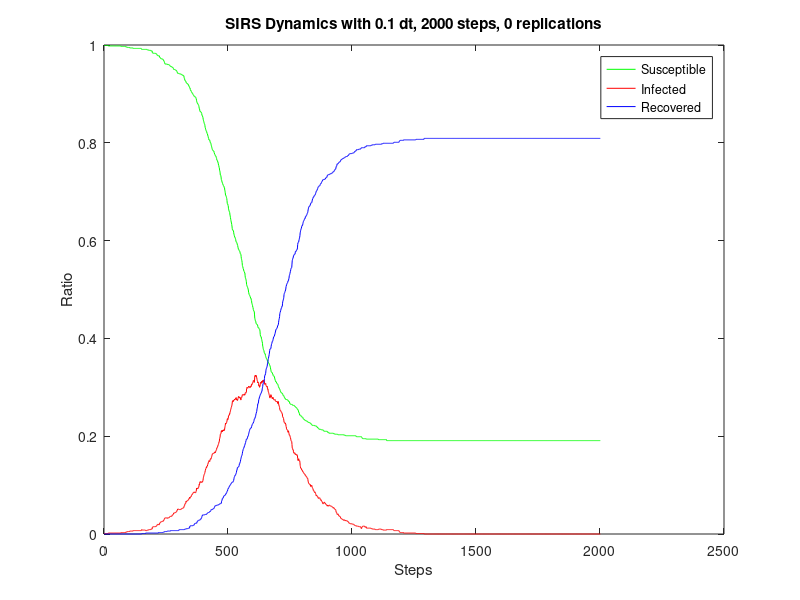

Here is the MATLAB script that generated this plot:
steps = 2000;
dt = 0.1;
replications = 0;
dynamics = [
0.999,0.001,0.000;
0.999,0.001,0.000;
0.999,0.001,0.000;
0.999,0.001,0.000;
0.999,0.001,0.000;
0.999,0.001,0.000;
0.999,0.001,0.000;
0.999,0.001,0.000;
0.999,0.001,0.000;
0.999,0.001,0.000;
0.999,0.001,0.000;
0.999,0.001,0.000;
0.999,0.001,0.000;
0.999,0.001,0.000;
0.999,0.001,0.000;
0.999,0.001,0.000;
0.998,0.002,0.000;
0.998,0.002,0.000;
0.998,0.002,0.000;
0.998,0.002,0.000;
0.998,0.002,0.000;
0.998,0.002,0.000;
0.998,0.002,0.000;
0.998,0.002,0.000;
0.998,0.002,0.000;
0.998,0.002,0.000;
0.998,0.002,0.000;
0.998,0.002,0.000;
0.998,0.002,0.000;
0.998,0.002,0.000;
0.998,0.002,0.000;
0.998,0.002,0.000;
0.998,0.002,0.000;
0.998,0.002,0.000;
0.998,0.002,0.000;
0.998,0.002,0.000;
0.998,0.002,0.000;
0.998,0.002,0.000;
0.998,0.002,0.000;
0.998,0.002,0.000;
0.998,0.002,0.000;
0.998,0.002,0.000;
0.998,0.002,0.000;
0.998,0.002,0.000;
0.998,0.002,0.000;
0.998,0.002,0.000;
0.998,0.002,0.000;
0.998,0.002,0.000;
0.998,0.002,0.000;
0.998,0.002,0.000;
0.998,0.002,0.000;
0.998,0.002,0.000;
0.998,0.002,0.000;
0.998,0.002,0.000;
0.998,0.002,0.000;
0.998,0.002,0.000;
0.998,0.002,0.000;
0.998,0.002,0.000;
0.998,0.002,0.000;
0.998,0.002,0.000;
0.998,0.002,0.000;
0.998,0.002,0.000;
0.998,0.002,0.000;
0.998,0.002,0.000;
0.998,0.002,0.000;
0.998,0.002,0.000;
0.998,0.002,0.000;
0.998,0.002,0.000;
0.997,0.003,0.000;
0.997,0.003,0.000;
0.997,0.003,0.000;
0.997,0.003,0.000;
0.997,0.003,0.000;
0.997,0.003,0.000;
0.997,0.003,0.000;
0.997,0.003,0.000;
0.997,0.003,0.000;
0.997,0.003,0.000;
0.997,0.003,0.000;
0.997,0.003,0.000;
0.997,0.003,0.000;
0.997,0.003,0.000;
0.997,0.003,0.000;
0.997,0.003,0.000;
0.997,0.003,0.000;
0.997,0.003,0.000;
0.997,0.003,0.000;
0.996,0.004,0.000;
0.996,0.004,0.000;
0.996,0.004,0.000;
0.996,0.004,0.000;
0.996,0.004,0.000;
0.996,0.004,0.000;
0.995,0.005,0.000;
0.995,0.005,0.000;
0.995,0.005,0.000;
0.995,0.005,0.000;
0.995,0.005,0.000;
0.995,0.005,0.000;
0.995,0.005,0.000;
0.995,0.005,0.000;
0.995,0.005,0.000;
0.995,0.005,0.000;
0.994,0.006,0.000;
0.994,0.006,0.000;
0.994,0.006,0.000;
0.994,0.006,0.000;
0.994,0.006,0.000;
0.994,0.006,0.000;
0.994,0.006,0.000;
0.994,0.006,0.000;
0.994,0.006,0.000;
0.994,0.006,0.000;
0.994,0.006,0.000;
0.994,0.006,0.000;
0.994,0.006,0.000;
0.994,0.006,0.000;
0.993,0.007,0.000;
0.993,0.007,0.000;
0.993,0.007,0.000;
0.993,0.007,0.000;
0.993,0.007,0.000;
0.993,0.007,0.000;
0.993,0.007,0.000;
0.993,0.007,0.000;
0.993,0.007,0.000;
0.993,0.007,0.000;
0.993,0.007,0.000;
0.993,0.007,0.000;
0.993,0.007,0.000;
0.993,0.007,0.000;
0.993,0.007,0.000;
0.993,0.007,0.000;
0.993,0.007,0.000;
0.993,0.007,0.000;
0.993,0.007,0.000;
0.993,0.007,0.000;
0.993,0.007,0.000;
0.993,0.007,0.000;
0.993,0.007,0.000;
0.993,0.007,0.000;
0.993,0.007,0.000;
0.993,0.007,0.000;
0.993,0.007,0.000;
0.993,0.007,0.000;
0.993,0.007,0.000;
0.993,0.007,0.000;
0.993,0.007,0.000;
0.993,0.007,0.000;
0.993,0.007,0.000;
0.992,0.008,0.000;
0.991,0.009,0.000;
0.991,0.008,0.001;
0.991,0.008,0.001;
0.991,0.008,0.001;
0.991,0.008,0.001;
0.991,0.008,0.001;
0.991,0.008,0.001;
0.991,0.008,0.001;
0.991,0.008,0.001;
0.991,0.008,0.001;
0.991,0.008,0.001;
0.991,0.008,0.001;
0.991,0.008,0.001;
0.991,0.008,0.001;
0.991,0.008,0.001;
0.991,0.008,0.001;
0.991,0.007,0.002;
0.991,0.007,0.002;
0.991,0.007,0.002;
0.991,0.007,0.002;
0.991,0.007,0.002;
0.991,0.007,0.002;
0.990,0.008,0.002;
0.990,0.008,0.002;
0.990,0.008,0.002;
0.990,0.008,0.002;
0.990,0.008,0.002;
0.990,0.008,0.002;
0.990,0.008,0.002;
0.989,0.009,0.002;
0.989,0.009,0.002;
0.989,0.009,0.002;
0.989,0.009,0.002;
0.989,0.009,0.002;
0.989,0.009,0.002;
0.989,0.009,0.002;
0.989,0.009,0.002;
0.988,0.010,0.002;
0.988,0.010,0.002;
0.988,0.010,0.002;
0.988,0.010,0.002;
0.988,0.010,0.002;
0.988,0.010,0.002;
0.984,0.014,0.002;
0.984,0.014,0.002;
0.984,0.014,0.002;
0.983,0.015,0.002;
0.983,0.015,0.002;
0.983,0.015,0.002;
0.983,0.015,0.002;
0.983,0.015,0.002;
0.983,0.015,0.002;
0.983,0.015,0.002;
0.983,0.015,0.002;
0.983,0.015,0.002;
0.983,0.015,0.002;
0.983,0.015,0.002;
0.982,0.016,0.002;
0.982,0.016,0.002;
0.982,0.016,0.002;
0.982,0.016,0.002;
0.981,0.017,0.002;
0.979,0.019,0.002;
0.979,0.019,0.002;
0.979,0.019,0.002;
0.978,0.020,0.002;
0.978,0.020,0.002;
0.978,0.020,0.002;
0.978,0.019,0.003;
0.978,0.019,0.003;
0.978,0.019,0.003;
0.978,0.019,0.003;
0.975,0.022,0.003;
0.975,0.022,0.003;
0.974,0.023,0.003;
0.974,0.023,0.003;
0.973,0.024,0.003;
0.972,0.025,0.003;
0.972,0.025,0.003;
0.972,0.025,0.003;
0.972,0.025,0.003;
0.972,0.025,0.003;
0.971,0.026,0.003;
0.971,0.026,0.003;
0.971,0.026,0.003;
0.971,0.026,0.003;
0.971,0.026,0.003;
0.970,0.026,0.004;
0.968,0.028,0.004;
0.968,0.028,0.004;
0.968,0.028,0.004;
0.966,0.030,0.004;
0.964,0.032,0.004;
0.963,0.032,0.005;
0.961,0.033,0.005;
0.961,0.033,0.005;
0.961,0.033,0.005;
0.961,0.033,0.005;
0.961,0.033,0.005;
0.961,0.033,0.005;
0.961,0.033,0.005;
0.961,0.033,0.005;
0.961,0.033,0.005;
0.961,0.032,0.006;
0.960,0.033,0.006;
0.960,0.033,0.006;
0.960,0.033,0.006;
0.960,0.033,0.006;
0.960,0.033,0.006;
0.960,0.033,0.006;
0.960,0.033,0.006;
0.959,0.034,0.006;
0.959,0.034,0.006;
0.958,0.035,0.006;
0.957,0.036,0.006;
0.957,0.036,0.006;
0.957,0.036,0.006;
0.956,0.036,0.007;
0.956,0.036,0.007;
0.956,0.036,0.007;
0.956,0.036,0.007;
0.956,0.036,0.007;
0.955,0.037,0.007;
0.954,0.039,0.007;
0.954,0.039,0.007;
0.954,0.039,0.007;
0.954,0.039,0.007;
0.953,0.040,0.007;
0.952,0.041,0.007;
0.950,0.043,0.007;
0.950,0.043,0.007;
0.950,0.043,0.007;
0.950,0.043,0.007;
0.950,0.043,0.007;
0.950,0.043,0.007;
0.949,0.044,0.007;
0.949,0.044,0.007;
0.949,0.044,0.007;
0.948,0.045,0.007;
0.948,0.045,0.007;
0.948,0.045,0.007;
0.947,0.046,0.007;
0.946,0.047,0.007;
0.944,0.049,0.007;
0.944,0.049,0.007;
0.942,0.051,0.007;
0.942,0.051,0.007;
0.942,0.051,0.007;
0.942,0.051,0.007;
0.942,0.051,0.007;
0.942,0.050,0.008;
0.941,0.050,0.009;
0.941,0.050,0.009;
0.941,0.050,0.009;
0.941,0.050,0.009;
0.941,0.050,0.009;
0.941,0.050,0.009;
0.941,0.050,0.009;
0.940,0.051,0.009;
0.940,0.051,0.009;
0.940,0.051,0.009;
0.940,0.051,0.009;
0.939,0.052,0.009;
0.939,0.052,0.009;
0.938,0.053,0.009;
0.938,0.053,0.009;
0.938,0.053,0.009;
0.938,0.053,0.009;
0.938,0.053,0.009;
0.937,0.054,0.009;
0.937,0.054,0.009;
0.933,0.057,0.009;
0.932,0.058,0.009;
0.931,0.058,0.010;
0.928,0.061,0.010;
0.927,0.062,0.010;
0.927,0.062,0.010;
0.926,0.063,0.010;
0.926,0.063,0.010;
0.923,0.067,0.010;
0.923,0.066,0.011;
0.922,0.067,0.011;
0.922,0.067,0.011;
0.921,0.068,0.011;
0.921,0.068,0.011;
0.921,0.068,0.011;
0.920,0.069,0.011;
0.920,0.069,0.011;
0.918,0.070,0.012;
0.918,0.070,0.012;
0.916,0.072,0.012;
0.916,0.072,0.012;
0.915,0.073,0.012;
0.913,0.075,0.012;
0.912,0.073,0.016;
0.912,0.073,0.016;
0.909,0.075,0.016;
0.907,0.076,0.017;
0.907,0.076,0.017;
0.907,0.076,0.017;
0.905,0.078,0.017;
0.904,0.079,0.017;
0.903,0.080,0.017;
0.903,0.080,0.017;
0.901,0.082,0.017;
0.901,0.082,0.017;
0.900,0.083,0.017;
0.899,0.084,0.017;
0.898,0.084,0.018;
0.897,0.085,0.018;
0.897,0.085,0.018;
0.896,0.086,0.018;
0.895,0.086,0.019;
0.894,0.085,0.021;
0.894,0.085,0.021;
0.894,0.085,0.021;
0.894,0.084,0.022;
0.894,0.084,0.022;
0.893,0.085,0.022;
0.891,0.087,0.022;
0.890,0.088,0.022;
0.887,0.092,0.022;
0.884,0.094,0.022;
0.883,0.092,0.025;
0.882,0.093,0.025;
0.880,0.094,0.026;
0.880,0.094,0.026;
0.880,0.093,0.027;
0.878,0.094,0.028;
0.877,0.095,0.028;
0.876,0.096,0.028;
0.874,0.098,0.028;
0.870,0.102,0.028;
0.870,0.101,0.029;
0.867,0.104,0.029;
0.864,0.107,0.029;
0.864,0.107,0.029;
0.864,0.107,0.029;
0.863,0.107,0.030;
0.863,0.105,0.032;
0.862,0.106,0.032;
0.862,0.106,0.032;
0.860,0.106,0.034;
0.856,0.107,0.036;
0.856,0.106,0.037;
0.855,0.106,0.039;
0.853,0.108,0.039;
0.852,0.109,0.039;
0.848,0.113,0.039;
0.846,0.116,0.039;
0.844,0.118,0.039;
0.842,0.120,0.039;
0.840,0.122,0.039;
0.839,0.123,0.039;
0.838,0.124,0.039;
0.835,0.126,0.040;
0.831,0.129,0.040;
0.830,0.130,0.040;
0.827,0.133,0.040;
0.826,0.134,0.040;
0.825,0.135,0.040;
0.823,0.137,0.040;
0.823,0.136,0.041;
0.820,0.139,0.041;
0.819,0.139,0.042;
0.818,0.139,0.043;
0.816,0.142,0.043;
0.814,0.144,0.043;
0.813,0.144,0.044;
0.810,0.147,0.044;
0.809,0.148,0.044;
0.806,0.150,0.044;
0.806,0.150,0.044;
0.806,0.149,0.045;
0.806,0.148,0.046;
0.804,0.150,0.046;
0.802,0.152,0.046;
0.800,0.154,0.046;
0.800,0.153,0.047;
0.799,0.153,0.048;
0.796,0.154,0.050;
0.794,0.156,0.050;
0.792,0.158,0.050;
0.790,0.160,0.050;
0.788,0.162,0.050;
0.786,0.164,0.050;
0.785,0.164,0.051;
0.785,0.164,0.051;
0.784,0.165,0.051;
0.783,0.165,0.052;
0.783,0.165,0.052;
0.783,0.165,0.052;
0.780,0.166,0.053;
0.779,0.166,0.054;
0.777,0.166,0.056;
0.776,0.168,0.056;
0.775,0.166,0.058;
0.774,0.168,0.058;
0.773,0.169,0.058;
0.773,0.169,0.058;
0.771,0.171,0.058;
0.770,0.172,0.058;
0.768,0.173,0.059;
0.765,0.176,0.059;
0.764,0.177,0.059;
0.764,0.177,0.059;
0.763,0.178,0.059;
0.760,0.181,0.059;
0.760,0.181,0.059;
0.757,0.183,0.060;
0.754,0.185,0.060;
0.753,0.186,0.060;
0.750,0.189,0.060;
0.749,0.189,0.061;
0.744,0.195,0.061;
0.742,0.196,0.062;
0.740,0.198,0.062;
0.734,0.204,0.062;
0.734,0.204,0.062;
0.733,0.205,0.062;
0.730,0.206,0.063;
0.725,0.211,0.063;
0.723,0.210,0.067;
0.723,0.209,0.068;
0.719,0.212,0.069;
0.719,0.209,0.072;
0.717,0.210,0.073;
0.715,0.212,0.073;
0.715,0.211,0.074;
0.713,0.213,0.074;
0.712,0.211,0.077;
0.711,0.212,0.077;
0.711,0.211,0.078;
0.708,0.214,0.078;
0.708,0.213,0.079;
0.703,0.217,0.079;
0.701,0.220,0.079;
0.698,0.222,0.080;
0.693,0.227,0.080;
0.692,0.226,0.082;
0.692,0.226,0.082;
0.690,0.226,0.084;
0.688,0.228,0.084;
0.686,0.229,0.085;
0.682,0.231,0.087;
0.676,0.235,0.088;
0.675,0.236,0.088;
0.675,0.234,0.091;
0.672,0.235,0.093;
0.671,0.236,0.093;
0.665,0.242,0.093;
0.663,0.242,0.095;
0.661,0.243,0.096;
0.660,0.243,0.097;
0.658,0.246,0.097;
0.657,0.245,0.099;
0.652,0.249,0.099;
0.650,0.250,0.100;
0.647,0.252,0.101;
0.643,0.255,0.102;
0.641,0.256,0.103;
0.638,0.259,0.103;
0.636,0.260,0.104;
0.633,0.262,0.105;
0.630,0.264,0.106;
0.625,0.268,0.106;
0.622,0.272,0.106;
0.622,0.272,0.106;
0.621,0.273,0.106;
0.621,0.272,0.107;
0.620,0.271,0.109;
0.616,0.274,0.110;
0.613,0.274,0.113;
0.611,0.274,0.116;
0.610,0.274,0.117;
0.607,0.276,0.118;
0.606,0.275,0.120;
0.606,0.275,0.120;
0.604,0.277,0.120;
0.602,0.276,0.122;
0.599,0.278,0.123;
0.597,0.279,0.124;
0.597,0.277,0.126;
0.596,0.274,0.130;
0.595,0.275,0.130;
0.593,0.274,0.133;
0.591,0.273,0.136;
0.590,0.274,0.136;
0.587,0.277,0.136;
0.585,0.278,0.137;
0.582,0.281,0.137;
0.582,0.280,0.138;
0.581,0.281,0.138;
0.580,0.280,0.140;
0.579,0.278,0.144;
0.578,0.279,0.144;
0.578,0.278,0.145;
0.574,0.279,0.147;
0.573,0.279,0.148;
0.573,0.275,0.152;
0.572,0.274,0.154;
0.567,0.277,0.156;
0.563,0.279,0.158;
0.561,0.279,0.160;
0.559,0.280,0.161;
0.555,0.283,0.162;
0.549,0.285,0.165;
0.547,0.284,0.169;
0.546,0.284,0.170;
0.543,0.284,0.173;
0.542,0.284,0.174;
0.540,0.285,0.175;
0.538,0.285,0.177;
0.537,0.286,0.177;
0.536,0.284,0.180;
0.534,0.285,0.181;
0.534,0.284,0.182;
0.528,0.288,0.184;
0.524,0.289,0.186;
0.523,0.289,0.187;
0.521,0.288,0.190;
0.519,0.289,0.191;
0.516,0.290,0.194;
0.510,0.297,0.194;
0.508,0.299,0.194;
0.507,0.300,0.194;
0.506,0.299,0.196;
0.504,0.299,0.198;
0.503,0.298,0.200;
0.501,0.300,0.200;
0.499,0.300,0.201;
0.494,0.302,0.204;
0.493,0.301,0.206;
0.490,0.302,0.208;
0.489,0.301,0.210;
0.488,0.300,0.212;
0.487,0.299,0.214;
0.486,0.299,0.215;
0.485,0.300,0.215;
0.482,0.302,0.216;
0.482,0.301,0.217;
0.482,0.301,0.217;
0.478,0.305,0.217;
0.477,0.304,0.220;
0.472,0.307,0.221;
0.471,0.306,0.223;
0.469,0.307,0.224;
0.467,0.308,0.225;
0.464,0.310,0.226;
0.463,0.310,0.227;
0.459,0.314,0.227;
0.457,0.314,0.229;
0.456,0.314,0.230;
0.456,0.312,0.232;
0.455,0.310,0.235;
0.448,0.315,0.236;
0.441,0.323,0.236;
0.439,0.324,0.237;
0.437,0.323,0.240;
0.435,0.325,0.240;
0.435,0.322,0.243;
0.431,0.324,0.246;
0.430,0.324,0.247;
0.430,0.320,0.250;
0.429,0.320,0.251;
0.428,0.316,0.256;
0.428,0.314,0.258;
0.428,0.312,0.260;
0.425,0.309,0.266;
0.422,0.311,0.266;
0.422,0.310,0.267;
0.422,0.308,0.270;
0.422,0.303,0.275;
0.420,0.303,0.277;
0.419,0.304,0.277;
0.419,0.300,0.281;
0.418,0.301,0.281;
0.415,0.302,0.283;
0.408,0.307,0.285;
0.405,0.310,0.285;
0.404,0.309,0.287;
0.403,0.309,0.288;
0.403,0.308,0.289;
0.399,0.312,0.289;
0.398,0.310,0.292;
0.395,0.312,0.292;
0.393,0.310,0.297;
0.390,0.311,0.299;
0.384,0.314,0.302;
0.382,0.311,0.307;
0.379,0.313,0.308;
0.377,0.315,0.308;
0.376,0.314,0.310;
0.375,0.313,0.312;
0.371,0.314,0.314;
0.370,0.311,0.318;
0.370,0.306,0.324;
0.368,0.307,0.325;
0.368,0.307,0.325;
0.365,0.307,0.328;
0.363,0.308,0.329;
0.361,0.304,0.335;
0.360,0.303,0.337;
0.359,0.302,0.339;
0.358,0.302,0.340;
0.357,0.301,0.342;
0.355,0.302,0.343;
0.355,0.298,0.348;
0.355,0.296,0.350;
0.351,0.297,0.353;
0.351,0.292,0.357;
0.351,0.290,0.359;
0.349,0.289,0.362;
0.349,0.287,0.364;
0.348,0.285,0.367;
0.347,0.283,0.370;
0.345,0.280,0.375;
0.344,0.278,0.378;
0.343,0.279,0.378;
0.341,0.280,0.379;
0.337,0.284,0.379;
0.335,0.285,0.380;
0.332,0.284,0.384;
0.331,0.282,0.387;
0.331,0.280,0.389;
0.330,0.280,0.390;
0.330,0.277,0.393;
0.329,0.277,0.394;
0.327,0.279,0.394;
0.327,0.277,0.396;
0.324,0.279,0.398;
0.323,0.277,0.401;
0.323,0.275,0.403;
0.323,0.275,0.403;
0.323,0.274,0.404;
0.322,0.274,0.405;
0.319,0.274,0.407;
0.317,0.274,0.409;
0.315,0.275,0.410;
0.314,0.273,0.413;
0.313,0.272,0.415;
0.311,0.271,0.418;
0.311,0.271,0.418;
0.311,0.270,0.419;
0.309,0.271,0.420;
0.308,0.271,0.421;
0.307,0.271,0.422;
0.307,0.271,0.422;
0.307,0.267,0.426;
0.306,0.267,0.427;
0.304,0.270,0.427;
0.302,0.271,0.428;
0.301,0.266,0.433;
0.299,0.264,0.437;
0.299,0.262,0.439;
0.298,0.261,0.441;
0.296,0.259,0.445;
0.296,0.254,0.451;
0.294,0.253,0.453;
0.293,0.253,0.454;
0.291,0.252,0.457;
0.290,0.252,0.458;
0.290,0.250,0.460;
0.289,0.249,0.462;
0.288,0.249,0.463;
0.288,0.248,0.464;
0.288,0.246,0.466;
0.288,0.246,0.466;
0.287,0.240,0.472;
0.285,0.239,0.476;
0.284,0.239,0.477;
0.283,0.238,0.479;
0.283,0.236,0.481;
0.283,0.233,0.484;
0.281,0.229,0.490;
0.280,0.228,0.492;
0.279,0.228,0.493;
0.278,0.228,0.494;
0.278,0.226,0.496;
0.276,0.227,0.497;
0.276,0.225,0.499;
0.275,0.225,0.501;
0.275,0.220,0.506;
0.275,0.219,0.507;
0.275,0.215,0.510;
0.275,0.214,0.511;
0.275,0.213,0.512;
0.274,0.213,0.513;
0.274,0.212,0.514;
0.274,0.211,0.515;
0.274,0.208,0.518;
0.272,0.210,0.518;
0.271,0.211,0.518;
0.271,0.207,0.522;
0.271,0.206,0.523;
0.271,0.202,0.528;
0.270,0.202,0.529;
0.267,0.202,0.531;
0.267,0.200,0.533;
0.266,0.198,0.536;
0.266,0.197,0.537;
0.265,0.194,0.541;
0.265,0.191,0.543;
0.265,0.190,0.544;
0.265,0.190,0.544;
0.265,0.189,0.545;
0.265,0.183,0.552;
0.265,0.176,0.559;
0.264,0.175,0.561;
0.263,0.174,0.563;
0.263,0.172,0.565;
0.263,0.172,0.565;
0.263,0.168,0.569;
0.263,0.166,0.570;
0.263,0.166,0.570;
0.263,0.165,0.571;
0.262,0.165,0.572;
0.261,0.166,0.572;
0.261,0.166,0.572;
0.261,0.163,0.575;
0.260,0.162,0.578;
0.259,0.163,0.578;
0.259,0.163,0.578;
0.259,0.163,0.578;
0.258,0.162,0.580;
0.258,0.161,0.581;
0.257,0.162,0.581;
0.256,0.162,0.582;
0.255,0.160,0.585;
0.254,0.154,0.592;
0.254,0.151,0.595;
0.254,0.150,0.596;
0.252,0.151,0.597;
0.249,0.154,0.597;
0.248,0.151,0.601;
0.248,0.150,0.602;
0.246,0.150,0.605;
0.243,0.150,0.607;
0.243,0.147,0.610;
0.243,0.140,0.616;
0.243,0.138,0.618;
0.243,0.135,0.621;
0.242,0.134,0.623;
0.241,0.134,0.624;
0.240,0.134,0.625;
0.240,0.131,0.629;
0.239,0.131,0.630;
0.239,0.131,0.630;
0.239,0.129,0.632;
0.239,0.129,0.632;
0.238,0.127,0.635;
0.236,0.127,0.637;
0.235,0.126,0.639;
0.235,0.125,0.640;
0.235,0.124,0.641;
0.234,0.124,0.642;
0.234,0.123,0.643;
0.233,0.122,0.645;
0.233,0.122,0.645;
0.233,0.122,0.645;
0.232,0.119,0.649;
0.232,0.119,0.649;
0.232,0.119,0.649;
0.231,0.118,0.651;
0.231,0.118,0.651;
0.231,0.117,0.652;
0.231,0.116,0.653;
0.231,0.114,0.655;
0.230,0.114,0.656;
0.229,0.114,0.657;
0.229,0.112,0.659;
0.229,0.108,0.663;
0.229,0.106,0.665;
0.228,0.104,0.668;
0.228,0.103,0.669;
0.228,0.103,0.669;
0.228,0.102,0.670;
0.228,0.102,0.670;
0.228,0.101,0.671;
0.227,0.100,0.673;
0.226,0.101,0.673;
0.226,0.098,0.676;
0.226,0.097,0.677;
0.226,0.097,0.677;
0.224,0.099,0.677;
0.223,0.100,0.677;
0.223,0.099,0.678;
0.223,0.097,0.681;
0.223,0.095,0.683;
0.222,0.094,0.685;
0.222,0.093,0.686;
0.222,0.092,0.687;
0.222,0.089,0.689;
0.222,0.089,0.689;
0.222,0.089,0.689;
0.222,0.087,0.691;
0.222,0.086,0.692;
0.222,0.085,0.693;
0.221,0.086,0.693;
0.221,0.086,0.693;
0.221,0.085,0.694;
0.221,0.083,0.696;
0.221,0.081,0.698;
0.221,0.080,0.699;
0.221,0.078,0.701;
0.220,0.079,0.701;
0.219,0.079,0.702;
0.219,0.077,0.704;
0.219,0.077,0.704;
0.217,0.077,0.706;
0.217,0.076,0.707;
0.217,0.074,0.709;
0.217,0.073,0.710;
0.216,0.074,0.710;
0.216,0.073,0.711;
0.214,0.074,0.712;
0.214,0.074,0.712;
0.214,0.074,0.712;
0.214,0.074,0.712;
0.214,0.073,0.713;
0.214,0.071,0.715;
0.214,0.070,0.716;
0.214,0.069,0.717;
0.214,0.069,0.717;
0.213,0.070,0.717;
0.213,0.068,0.719;
0.213,0.067,0.720;
0.213,0.066,0.721;
0.213,0.065,0.722;
0.213,0.065,0.722;
0.213,0.062,0.724;
0.213,0.062,0.724;
0.212,0.062,0.725;
0.212,0.062,0.725;
0.211,0.063,0.725;
0.210,0.065,0.725;
0.210,0.065,0.725;
0.210,0.065,0.725;
0.210,0.063,0.726;
0.210,0.063,0.726;
0.210,0.063,0.726;
0.210,0.063,0.726;
0.210,0.061,0.728;
0.210,0.060,0.729;
0.210,0.060,0.729;
0.210,0.060,0.729;
0.210,0.060,0.729;
0.210,0.059,0.730;
0.210,0.057,0.733;
0.208,0.059,0.733;
0.208,0.058,0.734;
0.208,0.058,0.734;
0.208,0.057,0.735;
0.208,0.057,0.735;
0.208,0.057,0.735;
0.206,0.059,0.735;
0.206,0.059,0.735;
0.206,0.059,0.735;
0.206,0.059,0.735;
0.206,0.058,0.736;
0.206,0.057,0.737;
0.206,0.057,0.737;
0.206,0.057,0.737;
0.206,0.057,0.737;
0.206,0.057,0.737;
0.206,0.057,0.737;
0.206,0.057,0.737;
0.206,0.056,0.738;
0.206,0.055,0.739;
0.206,0.055,0.739;
0.206,0.055,0.739;
0.206,0.054,0.740;
0.206,0.053,0.741;
0.206,0.053,0.741;
0.205,0.054,0.741;
0.205,0.053,0.742;
0.205,0.053,0.742;
0.205,0.052,0.743;
0.205,0.051,0.744;
0.204,0.051,0.745;
0.204,0.050,0.746;
0.204,0.050,0.746;
0.204,0.050,0.746;
0.204,0.048,0.748;
0.204,0.045,0.751;
0.204,0.044,0.752;
0.204,0.044,0.752;
0.204,0.042,0.754;
0.204,0.040,0.757;
0.204,0.040,0.757;
0.204,0.040,0.757;
0.203,0.041,0.757;
0.203,0.041,0.757;
0.203,0.040,0.758;
0.203,0.039,0.759;
0.203,0.037,0.760;
0.203,0.037,0.760;
0.203,0.036,0.761;
0.203,0.036,0.761;
0.203,0.036,0.761;
0.203,0.036,0.761;
0.203,0.035,0.762;
0.203,0.033,0.764;
0.203,0.032,0.765;
0.203,0.032,0.765;
0.203,0.032,0.765;
0.203,0.031,0.766;
0.203,0.031,0.766;
0.203,0.030,0.767;
0.203,0.030,0.767;
0.203,0.030,0.767;
0.203,0.029,0.768;
0.203,0.029,0.768;
0.203,0.029,0.768;
0.203,0.028,0.769;
0.203,0.028,0.769;
0.202,0.029,0.769;
0.202,0.029,0.769;
0.202,0.029,0.769;
0.202,0.028,0.770;
0.202,0.027,0.771;
0.202,0.027,0.771;
0.201,0.028,0.771;
0.201,0.028,0.771;
0.201,0.027,0.772;
0.201,0.027,0.772;
0.201,0.027,0.772;
0.201,0.027,0.772;
0.201,0.027,0.772;
0.201,0.027,0.772;
0.201,0.026,0.773;
0.201,0.025,0.774;
0.201,0.025,0.774;
0.201,0.025,0.774;
0.201,0.025,0.774;
0.201,0.023,0.776;
0.201,0.022,0.777;
0.201,0.022,0.777;
0.201,0.022,0.777;
0.201,0.022,0.777;
0.201,0.021,0.778;
0.201,0.021,0.778;
0.201,0.021,0.778;
0.201,0.021,0.778;
0.201,0.021,0.778;
0.201,0.021,0.778;
0.201,0.021,0.778;
0.201,0.021,0.778;
0.201,0.021,0.778;
0.201,0.020,0.779;
0.201,0.020,0.779;
0.201,0.020,0.779;
0.201,0.020,0.779;
0.201,0.020,0.779;
0.201,0.020,0.779;
0.201,0.020,0.779;
0.201,0.019,0.780;
0.201,0.018,0.781;
0.201,0.018,0.781;
0.201,0.018,0.781;
0.201,0.017,0.783;
0.201,0.017,0.783;
0.201,0.017,0.783;
0.201,0.017,0.783;
0.200,0.017,0.784;
0.200,0.017,0.784;
0.199,0.016,0.786;
0.199,0.016,0.786;
0.199,0.016,0.786;
0.199,0.016,0.786;
0.199,0.016,0.786;
0.199,0.016,0.786;
0.199,0.016,0.786;
0.199,0.016,0.786;
0.199,0.016,0.786;
0.199,0.015,0.787;
0.199,0.015,0.787;
0.199,0.015,0.787;
0.199,0.015,0.787;
0.199,0.015,0.787;
0.199,0.015,0.787;
0.199,0.015,0.787;
0.199,0.015,0.787;
0.199,0.014,0.788;
0.199,0.014,0.788;
0.199,0.012,0.789;
0.199,0.011,0.790;
0.198,0.012,0.790;
0.197,0.014,0.790;
0.196,0.015,0.790;
0.196,0.015,0.790;
0.195,0.016,0.790;
0.195,0.016,0.790;
0.195,0.016,0.790;
0.195,0.016,0.790;
0.195,0.016,0.790;
0.195,0.016,0.790;
0.195,0.016,0.790;
0.195,0.016,0.790;
0.195,0.016,0.790;
0.195,0.014,0.792;
0.195,0.014,0.792;
0.195,0.014,0.792;
0.195,0.014,0.792;
0.195,0.014,0.792;
0.194,0.015,0.792;
0.194,0.012,0.794;
0.194,0.012,0.794;
0.194,0.012,0.794;
0.194,0.012,0.794;
0.194,0.012,0.794;
0.194,0.012,0.794;
0.194,0.012,0.794;
0.194,0.012,0.794;
0.194,0.012,0.794;
0.194,0.012,0.794;
0.194,0.012,0.794;
0.194,0.012,0.794;
0.194,0.012,0.794;
0.194,0.012,0.794;
0.194,0.012,0.794;
0.194,0.012,0.794;
0.194,0.012,0.794;
0.194,0.012,0.794;
0.194,0.012,0.794;
0.194,0.011,0.795;
0.194,0.011,0.795;
0.194,0.011,0.795;
0.194,0.011,0.795;
0.194,0.011,0.795;
0.194,0.010,0.796;
0.194,0.010,0.796;
0.194,0.010,0.796;
0.194,0.010,0.796;
0.194,0.010,0.796;
0.194,0.010,0.796;
0.194,0.010,0.796;
0.194,0.010,0.796;
0.194,0.010,0.796;
0.194,0.010,0.796;
0.194,0.010,0.796;
0.194,0.010,0.796;
0.194,0.009,0.797;
0.194,0.009,0.797;
0.194,0.009,0.797;
0.194,0.009,0.797;
0.194,0.009,0.797;
0.194,0.009,0.797;
0.194,0.009,0.797;
0.194,0.009,0.797;
0.194,0.009,0.797;
0.194,0.009,0.797;
0.194,0.009,0.797;
0.194,0.009,0.797;
0.194,0.009,0.797;
0.193,0.010,0.797;
0.193,0.010,0.797;
0.193,0.010,0.797;
0.193,0.010,0.797;
0.193,0.010,0.797;
0.193,0.010,0.797;
0.193,0.010,0.797;
0.193,0.010,0.797;
0.193,0.010,0.797;
0.193,0.010,0.797;
0.193,0.010,0.797;
0.193,0.010,0.797;
0.193,0.009,0.798;
0.193,0.009,0.798;
0.193,0.009,0.798;
0.193,0.009,0.798;
0.193,0.009,0.798;
0.193,0.009,0.798;
0.193,0.008,0.799;
0.193,0.008,0.799;
0.193,0.008,0.799;
0.193,0.008,0.799;
0.193,0.008,0.799;
0.193,0.008,0.799;
0.193,0.008,0.799;
0.193,0.008,0.799;
0.193,0.008,0.799;
0.193,0.008,0.799;
0.193,0.008,0.799;
0.193,0.008,0.799;
0.193,0.008,0.799;
0.193,0.008,0.799;
0.193,0.008,0.799;
0.191,0.009,0.799;
0.191,0.009,0.799;
0.191,0.009,0.799;
0.191,0.009,0.799;
0.191,0.009,0.799;
0.191,0.009,0.799;
0.191,0.009,0.799;
0.191,0.009,0.799;
0.191,0.009,0.799;
0.191,0.009,0.799;
0.191,0.009,0.799;
0.191,0.009,0.799;
0.191,0.009,0.799;
0.191,0.009,0.799;
0.191,0.009,0.799;
0.191,0.009,0.799;
0.191,0.009,0.799;
0.191,0.009,0.799;
0.191,0.009,0.799;
0.191,0.009,0.799;
0.191,0.009,0.799;
0.191,0.009,0.799;
0.191,0.009,0.799;
0.191,0.009,0.799;
0.191,0.009,0.799;
0.191,0.009,0.799;
0.191,0.009,0.799;
0.191,0.008,0.800;
0.191,0.008,0.800;
0.191,0.007,0.801;
0.191,0.007,0.801;
0.191,0.007,0.801;
0.191,0.007,0.801;
0.191,0.007,0.801;
0.191,0.007,0.801;
0.191,0.007,0.801;
0.191,0.007,0.801;
0.191,0.007,0.801;
0.191,0.007,0.801;
0.191,0.007,0.801;
0.191,0.007,0.801;
0.191,0.007,0.801;
0.191,0.007,0.801;
0.191,0.007,0.801;
0.191,0.007,0.801;
0.191,0.007,0.801;
0.191,0.007,0.801;
0.191,0.007,0.801;
0.191,0.007,0.801;
0.191,0.007,0.801;
0.191,0.006,0.802;
0.191,0.005,0.803;
0.191,0.004,0.804;
0.191,0.004,0.804;
0.191,0.003,0.805;
0.191,0.003,0.805;
0.191,0.003,0.805;
0.191,0.003,0.805;
0.191,0.003,0.805;
0.191,0.003,0.805;
0.191,0.003,0.805;
0.191,0.003,0.805;
0.191,0.003,0.805;
0.191,0.003,0.805;
0.191,0.003,0.805;
0.191,0.003,0.805;
0.191,0.003,0.805;
0.191,0.003,0.805;
0.191,0.002,0.806;
0.191,0.002,0.806;
0.191,0.002,0.806;
0.191,0.002,0.806;
0.191,0.002,0.806;
0.191,0.002,0.806;
0.191,0.002,0.806;
0.191,0.002,0.806;
0.191,0.002,0.806;
0.191,0.002,0.806;
0.191,0.002,0.806;
0.191,0.002,0.806;
0.191,0.002,0.806;
0.191,0.002,0.806;
0.191,0.002,0.806;
0.191,0.002,0.806;
0.191,0.002,0.806;
0.191,0.002,0.806;
0.191,0.002,0.806;
0.191,0.002,0.806;
0.191,0.002,0.806;
0.191,0.002,0.806;
0.191,0.002,0.806;
0.191,0.002,0.806;
0.191,0.002,0.806;
0.191,0.002,0.806;
0.191,0.002,0.806;
0.191,0.002,0.806;
0.191,0.002,0.806;
0.191,0.002,0.806;
0.191,0.002,0.806;
0.191,0.002,0.806;
0.191,0.002,0.806;
0.191,0.002,0.806;
0.191,0.002,0.806;
0.191,0.002,0.806;
0.191,0.002,0.806;
0.191,0.002,0.806;
0.191,0.002,0.806;
0.191,0.002,0.806;
0.191,0.002,0.806;
0.191,0.002,0.806;
0.191,0.002,0.806;
0.191,0.002,0.806;
0.191,0.002,0.806;
0.191,0.002,0.806;
0.191,0.002,0.806;
0.191,0.002,0.806;
0.191,0.002,0.806;
0.191,0.002,0.806;
0.191,0.001,0.807;
0.191,0.001,0.807;
0.191,0.001,0.807;
0.191,0.001,0.807;
0.191,0.001,0.807;
0.191,0.001,0.807;
0.191,0.001,0.807;
0.191,0.001,0.807;
0.191,0.001,0.807;
0.191,0.001,0.807;
0.191,0.001,0.807;
0.191,0.001,0.807;
0.191,0.001,0.807;
0.191,0.001,0.807;
0.191,0.001,0.807;
0.191,0.001,0.807;
0.191,0.001,0.807;
0.191,0.001,0.807;
0.191,0.001,0.807;
0.191,0.001,0.807;
0.191,0.001,0.807;
0.191,0.001,0.807;
0.191,0.001,0.807;
0.191,0.001,0.807;
0.191,0.001,0.807;
0.191,0.001,0.807;
0.191,0.001,0.807;
0.191,0.001,0.807;
0.191,0.001,0.807;
0.191,0.001,0.807;
0.191,0.001,0.807;
0.191,0.001,0.807;
0.191,0.001,0.807;
0.191,0.000,0.809;
0.191,0.000,0.809;
0.191,0.000,0.809;
0.191,0.000,0.809;
0.191,0.000,0.809;
0.191,0.000,0.809;
0.191,0.000,0.809;
0.191,0.000,0.809;
0.191,0.000,0.809;
0.191,0.000,0.809;
0.191,0.000,0.809;
0.191,0.000,0.809;
0.191,0.000,0.809;
0.191,0.000,0.809;
0.191,0.000,0.809;
0.191,0.000,0.809;
0.191,0.000,0.809;
0.191,0.000,0.809;
0.191,0.000,0.809;
0.191,0.000,0.809;
0.191,0.000,0.809;
0.191,0.000,0.809;
0.191,0.000,0.809;
0.191,0.000,0.809;
0.191,0.000,0.809;
0.191,0.000,0.809;
0.191,0.000,0.809;
0.191,0.000,0.809;
0.191,0.000,0.809;
0.191,0.000,0.809;
0.191,0.000,0.809;
0.191,0.000,0.809;
0.191,0.000,0.809;
0.191,0.000,0.809;
0.191,0.000,0.809;
0.191,0.000,0.809;
0.191,0.000,0.809;
0.191,0.000,0.809;
0.191,0.000,0.809;
0.191,0.000,0.809;
0.191,0.000,0.809;
0.191,0.000,0.809;
0.191,0.000,0.809;
0.191,0.000,0.809;
0.191,0.000,0.809;
0.191,0.000,0.809;
0.191,0.000,0.809;
0.191,0.000,0.809;
0.191,0.000,0.809;
0.191,0.000,0.809;
0.191,0.000,0.809;
0.191,0.000,0.809;
0.191,0.000,0.809;
0.191,0.000,0.809;
0.191,0.000,0.809;
0.191,0.000,0.809;
0.191,0.000,0.809;
0.191,0.000,0.809;
0.191,0.000,0.809;
0.191,0.000,0.809;
0.191,0.000,0.809;
0.191,0.000,0.809;
0.191,0.000,0.809;
0.191,0.000,0.809;
0.191,0.000,0.809;
0.191,0.000,0.809;
0.191,0.000,0.809;
0.191,0.000,0.809;
0.191,0.000,0.809;
0.191,0.000,0.809;
0.191,0.000,0.809;
0.191,0.000,0.809;
0.191,0.000,0.809;
0.191,0.000,0.809;
0.191,0.000,0.809;
0.191,0.000,0.809;
0.191,0.000,0.809;
0.191,0.000,0.809;
0.191,0.000,0.809;
0.191,0.000,0.809;
0.191,0.000,0.809;
0.191,0.000,0.809;
0.191,0.000,0.809;
0.191,0.000,0.809;
0.191,0.000,0.809;
0.191,0.000,0.809;
0.191,0.000,0.809;
0.191,0.000,0.809;
0.191,0.000,0.809;
0.191,0.000,0.809;
0.191,0.000,0.809;
0.191,0.000,0.809;
0.191,0.000,0.809;
0.191,0.000,0.809;
0.191,0.000,0.809;
0.191,0.000,0.809;
0.191,0.000,0.809;
0.191,0.000,0.809;
0.191,0.000,0.809;
0.191,0.000,0.809;
0.191,0.000,0.809;
0.191,0.000,0.809;
0.191,0.000,0.809;
0.191,0.000,0.809;
0.191,0.000,0.809;
0.191,0.000,0.809;
0.191,0.000,0.809;
0.191,0.000,0.809;
0.191,0.000,0.809;
0.191,0.000,0.809;
0.191,0.000,0.809;
0.191,0.000,0.809;
0.191,0.000,0.809;
0.191,0.000,0.809;
0.191,0.000,0.809;
0.191,0.000,0.809;
0.191,0.000,0.809;
0.191,0.000,0.809;
0.191,0.000,0.809;
0.191,0.000,0.809;
0.191,0.000,0.809;
0.191,0.000,0.809;
0.191,0.000,0.809;
0.191,0.000,0.809;
0.191,0.000,0.809;
0.191,0.000,0.809;
0.191,0.000,0.809;
0.191,0.000,0.809;
0.191,0.000,0.809;
0.191,0.000,0.809;
0.191,0.000,0.809;
0.191,0.000,0.809;
0.191,0.000,0.809;
0.191,0.000,0.809;
0.191,0.000,0.809;
0.191,0.000,0.809;
0.191,0.000,0.809;
0.191,0.000,0.809;
0.191,0.000,0.809;
0.191,0.000,0.809;
0.191,0.000,0.809;
0.191,0.000,0.809;
0.191,0.000,0.809;
0.191,0.000,0.809;
0.191,0.000,0.809;
0.191,0.000,0.809;
0.191,0.000,0.809;
0.191,0.000,0.809;
0.191,0.000,0.809;
0.191,0.000,0.809;
0.191,0.000,0.809;
0.191,0.000,0.809;
0.191,0.000,0.809;
0.191,0.000,0.809;
0.191,0.000,0.809;
0.191,0.000,0.809;
0.191,0.000,0.809;
0.191,0.000,0.809;
0.191,0.000,0.809;
0.191,0.000,0.809;
0.191,0.000,0.809;
0.191,0.000,0.809;
0.191,0.000,0.809;
0.191,0.000,0.809;
0.191,0.000,0.809;
0.191,0.000,0.809;
0.191,0.000,0.809;
0.191,0.000,0.809;
0.191,0.000,0.809;
0.191,0.000,0.809;
0.191,0.000,0.809;
0.191,0.000,0.809;
0.191,0.000,0.809;
0.191,0.000,0.809;
0.191,0.000,0.809;
0.191,0.000,0.809;
0.191,0.000,0.809;
0.191,0.000,0.809;
0.191,0.000,0.809;
0.191,0.000,0.809;
0.191,0.000,0.809;
0.191,0.000,0.809;
0.191,0.000,0.809;
0.191,0.000,0.809;
0.191,0.000,0.809;
0.191,0.000,0.809;
0.191,0.000,0.809;
0.191,0.000,0.809;
0.191,0.000,0.809;
0.191,0.000,0.809;
0.191,0.000,0.809;
0.191,0.000,0.809;
0.191,0.000,0.809;
0.191,0.000,0.809;
0.191,0.000,0.809;
0.191,0.000,0.809;
0.191,0.000,0.809;
0.191,0.000,0.809;
0.191,0.000,0.809;
0.191,0.000,0.809;
0.191,0.000,0.809;
0.191,0.000,0.809;
0.191,0.000,0.809;
0.191,0.000,0.809;
0.191,0.000,0.809;
0.191,0.000,0.809;
0.191,0.000,0.809;
0.191,0.000,0.809;
0.191,0.000,0.809;
0.191,0.000,0.809;
0.191,0.000,0.809;
0.191,0.000,0.809;
0.191,0.000,0.809;
0.191,0.000,0.809;
0.191,0.000,0.809;
0.191,0.000,0.809;
0.191,0.000,0.809;
0.191,0.000,0.809;
0.191,0.000,0.809;
0.191,0.000,0.809;
0.191,0.000,0.809;
0.191,0.000,0.809;
0.191,0.000,0.809;
0.191,0.000,0.809;
0.191,0.000,0.809;
0.191,0.000,0.809;
0.191,0.000,0.809;
0.191,0.000,0.809;
0.191,0.000,0.809;
0.191,0.000,0.809;
0.191,0.000,0.809;
0.191,0.000,0.809;
0.191,0.000,0.809;
0.191,0.000,0.809;
0.191,0.000,0.809;
0.191,0.000,0.809;
0.191,0.000,0.809;
0.191,0.000,0.809;
0.191,0.000,0.809;
0.191,0.000,0.809;
0.191,0.000,0.809;
0.191,0.000,0.809;
0.191,0.000,0.809;
0.191,0.000,0.809;
0.191,0.000,0.809;
0.191,0.000,0.809;
0.191,0.000,0.809;
0.191,0.000,0.809;
0.191,0.000,0.809;
0.191,0.000,0.809;
0.191,0.000,0.809;
0.191,0.000,0.809;
0.191,0.000,0.809;
0.191,0.000,0.809;
0.191,0.000,0.809;
0.191,0.000,0.809;
0.191,0.000,0.809;
0.191,0.000,0.809;
0.191,0.000,0.809;
0.191,0.000,0.809;
0.191,0.000,0.809;
0.191,0.000,0.809;
0.191,0.000,0.809;
0.191,0.000,0.809;
0.191,0.000,0.809;
0.191,0.000,0.809;
0.191,0.000,0.809;
0.191,0.000,0.809;
0.191,0.000,0.809;
0.191,0.000,0.809;
0.191,0.000,0.809;
0.191,0.000,0.809;
0.191,0.000,0.809;
0.191,0.000,0.809;
0.191,0.000,0.809;
0.191,0.000,0.809;
0.191,0.000,0.809;
0.191,0.000,0.809;
0.191,0.000,0.809;
0.191,0.000,0.809;
0.191,0.000,0.809;
0.191,0.000,0.809;
0.191,0.000,0.809;
0.191,0.000,0.809;
0.191,0.000,0.809;
0.191,0.000,0.809;
0.191,0.000,0.809;
0.191,0.000,0.809;
0.191,0.000,0.809;
0.191,0.000,0.809;
0.191,0.000,0.809;
0.191,0.000,0.809;
0.191,0.000,0.809;
0.191,0.000,0.809;
0.191,0.000,0.809;
0.191,0.000,0.809;
0.191,0.000,0.809;
0.191,0.000,0.809;
0.191,0.000,0.809;
0.191,0.000,0.809;
0.191,0.000,0.809;
0.191,0.000,0.809;
0.191,0.000,0.809;
0.191,0.000,0.809;
0.191,0.000,0.809;
0.191,0.000,0.809;
0.191,0.000,0.809;
0.191,0.000,0.809;
0.191,0.000,0.809;
0.191,0.000,0.809;
0.191,0.000,0.809;
0.191,0.000,0.809;
0.191,0.000,0.809;
0.191,0.000,0.809;
0.191,0.000,0.809;
0.191,0.000,0.809;
0.191,0.000,0.809;
0.191,0.000,0.809;
0.191,0.000,0.809;
0.191,0.000,0.809;
0.191,0.000,0.809;
0.191,0.000,0.809;
0.191,0.000,0.809;
0.191,0.000,0.809;
0.191,0.000,0.809;
0.191,0.000,0.809;
0.191,0.000,0.809;
0.191,0.000,0.809;
0.191,0.000,0.809;
0.191,0.000,0.809;
0.191,0.000,0.809;
0.191,0.000,0.809;
0.191,0.000,0.809;
0.191,0.000,0.809;
0.191,0.000,0.809;
0.191,0.000,0.809;
0.191,0.000,0.809;
0.191,0.000,0.809;
0.191,0.000,0.809;
0.191,0.000,0.809;
0.191,0.000,0.809;
0.191,0.000,0.809;
0.191,0.000,0.809;
0.191,0.000,0.809;
0.191,0.000,0.809;
0.191,0.000,0.809;
0.191,0.000,0.809;
0.191,0.000,0.809;
0.191,0.000,0.809;
0.191,0.000,0.809;
0.191,0.000,0.809;
0.191,0.000,0.809;
0.191,0.000,0.809;
0.191,0.000,0.809;
0.191,0.000,0.809;
0.191,0.000,0.809;
0.191,0.000,0.809;
0.191,0.000,0.809;
0.191,0.000,0.809;
0.191,0.000,0.809;
0.191,0.000,0.809;
0.191,0.000,0.809;
0.191,0.000,0.809;
0.191,0.000,0.809;
0.191,0.000,0.809;
0.191,0.000,0.809;
0.191,0.000,0.809;
0.191,0.000,0.809;
0.191,0.000,0.809;
0.191,0.000,0.809;
0.191,0.000,0.809;
0.191,0.000,0.809;
0.191,0.000,0.809;
0.191,0.000,0.809;
0.191,0.000,0.809;
0.191,0.000,0.809;
0.191,0.000,0.809;
0.191,0.000,0.809;
0.191,0.000,0.809;
0.191,0.000,0.809;
0.191,0.000,0.809;
0.191,0.000,0.809;
0.191,0.000,0.809;
0.191,0.000,0.809;
0.191,0.000,0.809;
0.191,0.000,0.809;
0.191,0.000,0.809;
0.191,0.000,0.809;
0.191,0.000,0.809;
0.191,0.000,0.809;
0.191,0.000,0.809;
0.191,0.000,0.809;
0.191,0.000,0.809;
0.191,0.000,0.809;
0.191,0.000,0.809;
0.191,0.000,0.809;
0.191,0.000,0.809;
0.191,0.000,0.809;
0.191,0.000,0.809;
0.191,0.000,0.809;
0.191,0.000,0.809;
0.191,0.000,0.809;
0.191,0.000,0.809;
0.191,0.000,0.809;
0.191,0.000,0.809;
0.191,0.000,0.809;
0.191,0.000,0.809;
0.191,0.000,0.809;
0.191,0.000,0.809;
0.191,0.000,0.809;
0.191,0.000,0.809;
0.191,0.000,0.809;
0.191,0.000,0.809;
0.191,0.000,0.809;
0.191,0.000,0.809;
0.191,0.000,0.809;
0.191,0.000,0.809;
0.191,0.000,0.809;
0.191,0.000,0.809;
0.191,0.000,0.809;
0.191,0.000,0.809;
0.191,0.000,0.809;
0.191,0.000,0.809;
0.191,0.000,0.809;
0.191,0.000,0.809;
0.191,0.000,0.809;
0.191,0.000,0.809;
0.191,0.000,0.809;
0.191,0.000,0.809;
0.191,0.000,0.809;
0.191,0.000,0.809;
0.191,0.000,0.809;
0.191,0.000,0.809;
0.191,0.000,0.809;
0.191,0.000,0.809;
0.191,0.000,0.809;
0.191,0.000,0.809;
0.191,0.000,0.809;
0.191,0.000,0.809;
0.191,0.000,0.809;
0.191,0.000,0.809;
0.191,0.000,0.809;
0.191,0.000,0.809;
0.191,0.000,0.809;
0.191,0.000,0.809;
0.191,0.000,0.809;
0.191,0.000,0.809;
0.191,0.000,0.809;
0.191,0.000,0.809;
0.191,0.000,0.809;
0.191,0.000,0.809;
0.191,0.000,0.809;
0.191,0.000,0.809;
0.191,0.000,0.809;
0.191,0.000,0.809;
0.191,0.000,0.809;
0.191,0.000,0.809;
0.191,0.000,0.809;
0.191,0.000,0.809;
0.191,0.000,0.809;
0.191,0.000,0.809;
0.191,0.000,0.809;
0.191,0.000,0.809;
0.191,0.000,0.809;
0.191,0.000,0.809;
0.191,0.000,0.809;
0.191,0.000,0.809;
0.191,0.000,0.809;
0.191,0.000,0.809;
0.191,0.000,0.809;
0.191,0.000,0.809;
0.191,0.000,0.809;
0.191,0.000,0.809;
0.191,0.000,0.809;
0.191,0.000,0.809;
0.191,0.000,0.809;
0.191,0.000,0.809;
0.191,0.000,0.809;
0.191,0.000,0.809;
0.191,0.000,0.809;
0.191,0.000,0.809;
0.191,0.000,0.809;
0.191,0.000,0.809;
0.191,0.000,0.809;
0.191,0.000,0.809;
0.191,0.000,0.809;
0.191,0.000,0.809;
0.191,0.000,0.809;
0.191,0.000,0.809;
0.191,0.000,0.809;
0.191,0.000,0.809;
0.191,0.000,0.809;
0.191,0.000,0.809;
0.191,0.000,0.809;
0.191,0.000,0.809;
0.191,0.000,0.809;
0.191,0.000,0.809;
0.191,0.000,0.809;
0.191,0.000,0.809;
0.191,0.000,0.809;
0.191,0.000,0.809;
0.191,0.000,0.809;
0.191,0.000,0.809;
0.191,0.000,0.809;
0.191,0.000,0.809;
0.191,0.000,0.809;
0.191,0.000,0.809;
0.191,0.000,0.809;
0.191,0.000,0.809;
0.191,0.000,0.809;
0.191,0.000,0.809;
0.191,0.000,0.809;
0.191,0.000,0.809;
0.191,0.000,0.809;
0.191,0.000,0.809;
0.191,0.000,0.809;
0.191,0.000,0.809;
0.191,0.000,0.809;
0.191,0.000,0.809;
0.191,0.000,0.809;
0.191,0.000,0.809;
0.191,0.000,0.809;
0.191,0.000,0.809;
0.191,0.000,0.809;
0.191,0.000,0.809;
0.191,0.000,0.809;
0.191,0.000,0.809;
0.191,0.000,0.809;
0.191,0.000,0.809;
0.191,0.000,0.809;
0.191,0.000,0.809;
0.191,0.000,0.809;
0.191,0.000,0.809;
0.191,0.000,0.809;
0.191,0.000,0.809;
0.191,0.000,0.809;
0.191,0.000,0.809;
0.191,0.000,0.809;
0.191,0.000,0.809;
0.191,0.000,0.809;
0.191,0.000,0.809;
0.191,0.000,0.809;
0.191,0.000,0.809;
0.191,0.000,0.809;
0.191,0.000,0.809;
0.191,0.000,0.809;
0.191,0.000,0.809;
0.191,0.000,0.809;
0.191,0.000,0.809;
0.191,0.000,0.809;
0.191,0.000,0.809;
0.191,0.000,0.809;
0.191,0.000,0.809;
0.191,0.000,0.809;
0.191,0.000,0.809;
0.191,0.000,0.809;
0.191,0.000,0.809;
0.191,0.000,0.809;
0.191,0.000,0.809;
0.191,0.000,0.809;
0.191,0.000,0.809;
0.191,0.000,0.809;
0.191,0.000,0.809;
0.191,0.000,0.809;
0.191,0.000,0.809;
0.191,0.000,0.809;
0.191,0.000,0.809;
0.191,0.000,0.809;
0.191,0.000,0.809;
0.191,0.000,0.809;
0.191,0.000,0.809;
0.191,0.000,0.809;
0.191,0.000,0.809;
0.191,0.000,0.809;
0.191,0.000,0.809;
0.191,0.000,0.809;
0.191,0.000,0.809;
0.191,0.000,0.809;
0.191,0.000,0.809;
0.191,0.000,0.809;
0.191,0.000,0.809;
0.191,0.000,0.809;
0.191,0.000,0.809;
0.191,0.000,0.809;
0.191,0.000,0.809;
0.191,0.000,0.809;
0.191,0.000,0.809;
0.191,0.000,0.809;
0.191,0.000,0.809;
0.191,0.000,0.809;
0.191,0.000,0.809;
0.191,0.000,0.809;
0.191,0.000,0.809;
0.191,0.000,0.809;
0.191,0.000,0.809;
0.191,0.000,0.809;
0.191,0.000,0.809;
0.191,0.000,0.809;
0.191,0.000,0.809;
0.191,0.000,0.809;
0.191,0.000,0.809;
0.191,0.000,0.809;
0.191,0.000,0.809;
0.191,0.000,0.809;
0.191,0.000,0.809;
0.191,0.000,0.809;
0.191,0.000,0.809;
0.191,0.000,0.809;
0.191,0.000,0.809;
0.191,0.000,0.809;
0.191,0.000,0.809;
0.191,0.000,0.809;
0.191,0.000,0.809;
0.191,0.000,0.809;
0.191,0.000,0.809;
0.191,0.000,0.809;
0.191,0.000,0.809;
0.191,0.000,0.809;
0.191,0.000,0.809;
0.191,0.000,0.809;
0.191,0.000,0.809;
0.191,0.000,0.809;
0.191,0.000,0.809;
0.191,0.000,0.809;
0.191,0.000,0.809;
0.191,0.000,0.809;
0.191,0.000,0.809;
0.191,0.000,0.809;
0.191,0.000,0.809;
0.191,0.000,0.809;
0.191,0.000,0.809;
0.191,0.000,0.809;
0.191,0.000,0.809;
0.191,0.000,0.809;
0.191,0.000,0.809;
0.191,0.000,0.809;
0.191,0.000,0.809;
0.191,0.000,0.809;
0.191,0.000,0.809;
0.191,0.000,0.809;
0.191,0.000,0.809;
0.191,0.000,0.809;
0.191,0.000,0.809;
0.191,0.000,0.809;
0.191,0.000,0.809;
0.191,0.000,0.809;
0.191,0.000,0.809;
0.191,0.000,0.809;
0.191,0.000,0.809;
0.191,0.000,0.809;
0.191,0.000,0.809;
0.191,0.000,0.809;
0.191,0.000,0.809;
0.191,0.000,0.809;
0.191,0.000,0.809;
0.191,0.000,0.809;
0.191,0.000,0.809;
0.191,0.000,0.809;
0.191,0.000,0.809;
0.191,0.000,0.809;
0.191,0.000,0.809;
0.191,0.000,0.809;
0.191,0.000,0.809;
0.191,0.000,0.809;
0.191,0.000,0.809;
0.191,0.000,0.809;
0.191,0.000,0.809;
0.191,0.000,0.809;
0.191,0.000,0.809;
0.191,0.000,0.809;
0.191,0.000,0.809;
0.191,0.000,0.809;
0.191,0.000,0.809;
0.191,0.000,0.809;
0.191,0.000,0.809;
0.191,0.000,0.809;
0.191,0.000,0.809;
0.191,0.000,0.809;
0.191,0.000,0.809;
0.191,0.000,0.809;
0.191,0.000,0.809;
0.191,0.000,0.809;
0.191,0.000,0.809;
0.191,0.000,0.809;
0.191,0.000,0.809;
0.191,0.000,0.809;
0.191,0.000,0.809;
0.191,0.000,0.809;
0.191,0.000,0.809;
0.191,0.000,0.809;
0.191,0.000,0.809;
0.191,0.000,0.809;
0.191,0.000,0.809;
0.191,0.000,0.809;
0.191,0.000,0.809;
0.191,0.000,0.809;
0.191,0.000,0.809;
0.191,0.000,0.809;
0.191,0.000,0.809;
0.191,0.000,0.809;
0.191,0.000,0.809;
0.191,0.000,0.809;
0.191,0.000,0.809;
0.191,0.000,0.809;
0.191,0.000,0.809;
0.191,0.000,0.809;
0.191,0.000,0.809;
0.191,0.000,0.809;
0.191,0.000,0.809;
0.191,0.000,0.809;
0.191,0.000,0.809;
];
susceptibleRatio = dynamics (:, 1);
infectedRatio = dynamics (:, 2);
recoveredRatio = dynamics (:, 3);
figure
plot (susceptibleRatio.', 'color', 'green');
hold on
plot (infectedRatio.', 'color', 'red');
hold on
plot (recoveredRatio.', 'color', 'blue');
xlabel ('Steps');
ylabel ('Ratio');
legend('Susceptible','Infected', 'Recovered');
title ('SIRS Dynamics with 0.1 dt, 2000 steps, 0 replications');
